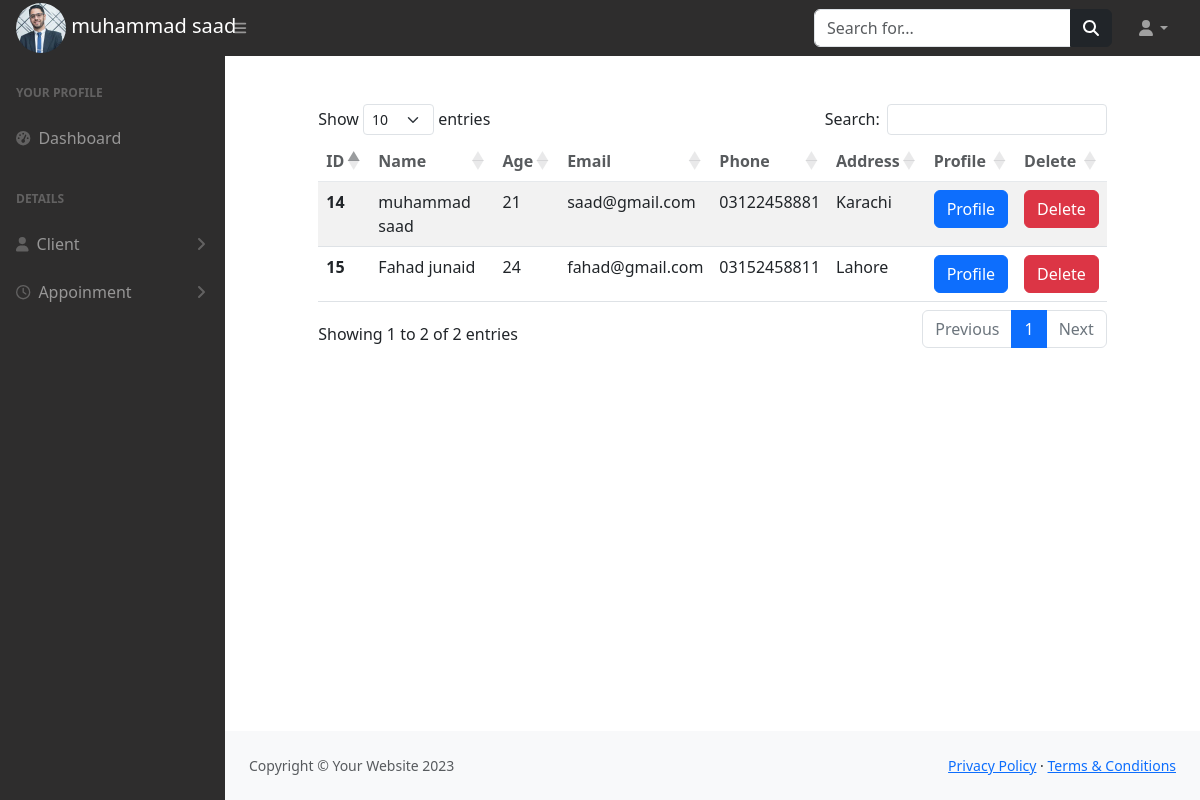
/lawyer-panel/viewclient.php (signed in), run on the app's committed database.
### tables this page shows
CREATE TABLE `lawyer` (
  `id` int(255) NOT NULL,
  `name` varchar(255) NOT NULL,
  `case` int(255) NOT NULL,
  `email` varchar(255) NOT NULL,
  `password` varchar(255) NOT NULL,
  `phone` int(255) NOT NULL,
  `experience` varchar(255) NOT NULL,
  `address` text NOT NULL,
  `image` varchar(255) NOT NULL
);

CREATE TABLE `client_register` (
  `id` int(255) NOT NULL,
  `name` varchar(255) NOT NULL,
  `age` int(255) NOT NULL,
  `email` varchar(255) NOT NULL,
  `password` varchar(255) NOT NULL,
  `phone` varchar(255) NOT NULL,
  `address` text NOT NULL,
  `image` varchar(255) NOT NULL
);

### lawyer-panel/viewclient.php (the view, shortened to what this page needs)
<?php
include('includes/header.php');
include('includes/topbar.php');
include('includes/sidebar.php');
include("../config.php");
$client="SELECT * FROM `client_register`";
$conn_client=mysqli_query($connection,$client);
if (mysqli_num_rows($conn_client)>0) {
?>
<div class="container-fluid mt-5">
<div class="row justify-content-center">
    <div class="col-xl-10 col-lg-12 col-md-9">
    <table id="example" class="table table-striped" style="width:100%">
        <thead class="bg-warning p-2 text-dark bg-opacity-10" style="opacity: 75%;">
            <tr>
            <th scope="col">ID</th>
            <th scope="col">Name</th>
            <th scope="col">Age</th>
            <th scope="col">Email</th>
            <th scope="col">Phone</th>
            <th scope="col">Address</th>
            <th scope="col">Profile</th>
            <th scope="col">Delete</th>
            </tr>
        </thead>
        <tbody>
            <?php
            while ($data=mysqli_fetch_assoc($conn_client)) {
            ?>
            <th scope="row"><?php echo $data['id']?></th>
            <td><?php echo $data['name']?></td>
            <td><?php echo $data['age']?></td>
            <td><?php echo $data['email']?></td>
            <td><?php echo $data['phone']?></td>
            <td><?php echo $data['address']?></td>
            <td ><a href="clientprofile.php?id=<?php echo $data['id']?>" class="btn btn-primary">Profile</a></td>
            <td ><a href="clientdelete.php?id=<?php echo $data['id']?>"  class="btn btn-danger">Delete</a></td>
        <?php
        }
    }
        ?>
        </tbody>
    </table>
    </div>
</div>
</div>
</body>
</html>
<?php
include("includes/footer.php");
?>

### lawyer-panel/includes/topbar.php (shortened to what this page needs)
<nav class="sb-topnav navbar navbar-expand navbar-dark" style="background-color:#2e2d2d;" >
            <?php
            include("../config.php");
            $id=$_SESSION['id'];
            $query="SELECT*FROM `lawyer` as l inner join `cases` as c on l.case=c.cid where id='$id'";
            $run=mysqli_query($connection,$query);
            if (mysqli_num_rows($run)>0) {
                while ($data=mysqli_fetch_assoc($run)) {
            ?>
            <a class="navbar-brand ps-3 mt-3 mb-3 " href="">
                <img src="<?php echo '../admin-panel/image/' .$data['image']?>" width="50px" style="border-radius:25px;"  alt="">
                <span><?php echo $data['name']?></span>
            </a>
            <?php }
            } ?>
            <button class="btn btn-link btn-sm order-1 order-lg-0 me-4 me-lg-0" id="sidebarToggle" href="#!"><i class="fas fa-bars"></i></button>
            <form class="d-none d-md-inline-block form-inline ms-auto me-0 me-md-3 my-2 my-md-0">
                <div class="input-group">
                    <input class="form-control" type="text" placeholder="Search for..." aria-label="Search for..." aria-describedby="btnNavbarSearch" />
                    <button class="btn btn-dark" id="btnNavbarSearch" type="button"><i class="fas fa-search"></i></button>
                </div>
            </form>
            <ul class="navbar-nav ms-auto ms-md-0 me-3 me-lg-4">
                <li class="nav-item dropdown">
                    <a class="nav-link dropdown-toggle" id="navbarDropdown" href="#" role="button" data-bs-toggle="dropdown" aria-expanded="false"><i class="fas fa-user fa-fw"></i></a>
                </li>
            </ul>
        </nav>

### data on the page
lawyer: image (picture), name "muhammad saad"
client_register: id "14", name "muhammad saad", age "21", email "saad@gmail.com", phone "03122458881", address "Karachi"
client_register: id "15", name "Fahad junaid", age "24", email "fahad@gmail.com", phone "03152458811", address "Lahore"
